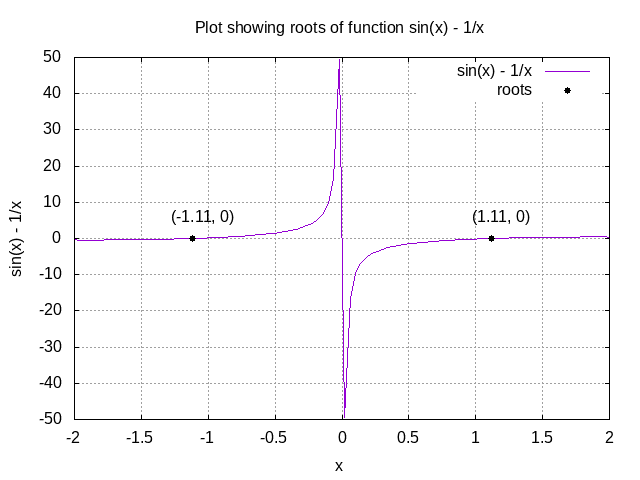

gnuplot code for this plot:
set grid
plot [-2:2] [] (sin(x) - (1.0/x)) title "sin(x) - 1/x", "output_c.dat" using 1:2:(sprintf("(%.2f, %d)",$1,$2)) with labels point  pt 7 offset char 1,1 title "roots"
set title "Plot showing roots of function sin(x) - 1/x"
set xlabel "x"
set ylabel "sin(x) - 1/x"
set terminal png
set output "plot_c.png"
replot
